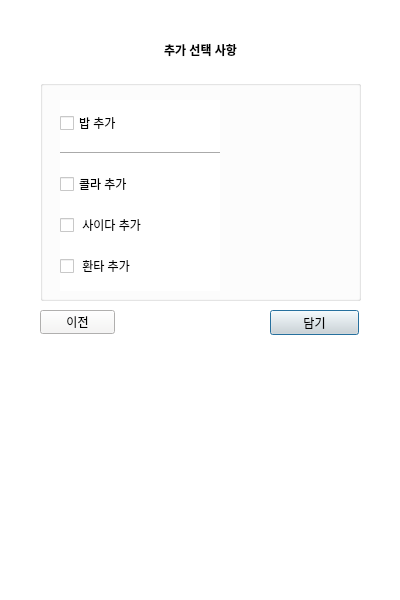
<?xml version="1.0" encoding="UTF-8"?>
<ui version="4.0">
 <class>Dialog</class>
 <widget class="QDialog" name="Dialog">
  <property name="geometry">
   <rect>
    <x>0</x>
    <y>0</y>
    <width>400</width>
    <height>600</height>
   </rect>
  </property>
  <property name="windowTitle">
   <string>Dialog</string>
  </property>
  <property name="windowIcon">
   <iconset>
    <normaloff>icon.png</normaloff>icon.png</iconset>
  </property>
  <property name="styleSheet">
   <string notr="true">background-color: rgb(255, 255, 255);</string>
  </property>
  <widget class="QPushButton" name="insertMenu">
   <property name="geometry">
    <rect>
     <x>270</x>
     <y>310</y>
     <width>89</width>
     <height>25</height>
    </rect>
   </property>
   <property name="styleSheet">
    <string notr="true">background-color: rgb(222, 221, 218);</string>
   </property>
   <property name="text">
    <string>담기</string>
   </property>
  </widget>
  <widget class="QPushButton" name="Btn_RTM">
   <property name="geometry">
    <rect>
     <x>40</x>
     <y>310</y>
     <width>75</width>
     <height>24</height>
    </rect>
   </property>
   <property name="styleSheet">
    <string notr="true">background-color: rgb(246, 245, 244);</string>
   </property>
   <property name="text">
    <string>이전</string>
   </property>
  </widget>
  <widget class="QGroupBox" name="groupBox">
   <property name="geometry">
    <rect>
     <x>40</x>
     <y>80</y>
     <width>321</width>
     <height>221</height>
    </rect>
   </property>
   <property name="title">
    <string/>
   </property>
   <widget class="QWidget" name="verticalLayoutWidget">
    <property name="geometry">
     <rect>
      <x>20</x>
      <y>20</y>
      <width>160</width>
      <height>191</height>
     </rect>
    </property>
    <layout class="QVBoxLayout" name="verticalLayout">
     <item>
      <widget class="QCheckBox" name="R_rice">
       <property name="text">
        <string>밥 추가</string>
       </property>
      </widget>
     </item>
     <item>
      <widget class="Line" name="line">
       <property name="orientation">
        <enum>Qt::Horizontal</enum>
       </property>
      </widget>
     </item>
     <item>
      <widget class="QCheckBox" name="R_drink1">
       <property name="text">
        <string>콜라 추가</string>
       </property>
      </widget>
     </item>
     <item>
      <widget class="QCheckBox" name="R_drink2">
       <property name="text">
        <string> 사이다 추가</string>
       </property>
      </widget>
     </item>
     <item>
      <widget class="QCheckBox" name="R_drink3">
       <property name="text">
        <string> 환타 추가</string>
       </property>
      </widget>
     </item>
    </layout>
   </widget>
  </widget>
  <widget class="QLabel" name="menulabel">
   <property name="geometry">
    <rect>
     <x>70</x>
     <y>40</y>
     <width>261</width>
     <height>20</height>
    </rect>
   </property>
   <property name="font">
    <font>
     <weight>75</weight>
     <bold>true</bold>
    </font>
   </property>
   <property name="text">
    <string>추가 선택 사항</string>
   </property>
   <property name="alignment">
    <set>Qt::AlignCenter</set>
   </property>
  </widget>
  <widget class="QLabel" name="label_3">
   <property name="geometry">
    <rect>
     <x>0</x>
     <y>0</y>
     <width>411</width>
     <height>611</height>
    </rect>
   </property>
   <property name="text">
    <string/>
   </property>
  </widget>
  <zorder>label_3</zorder>
  <zorder>groupBox</zorder>
  <zorder>insertMenu</zorder>
  <zorder>Btn_RTM</zorder>
  <zorder>menulabel</zorder>
 </widget>
 <resources/>
 <connections/>
</ui>
